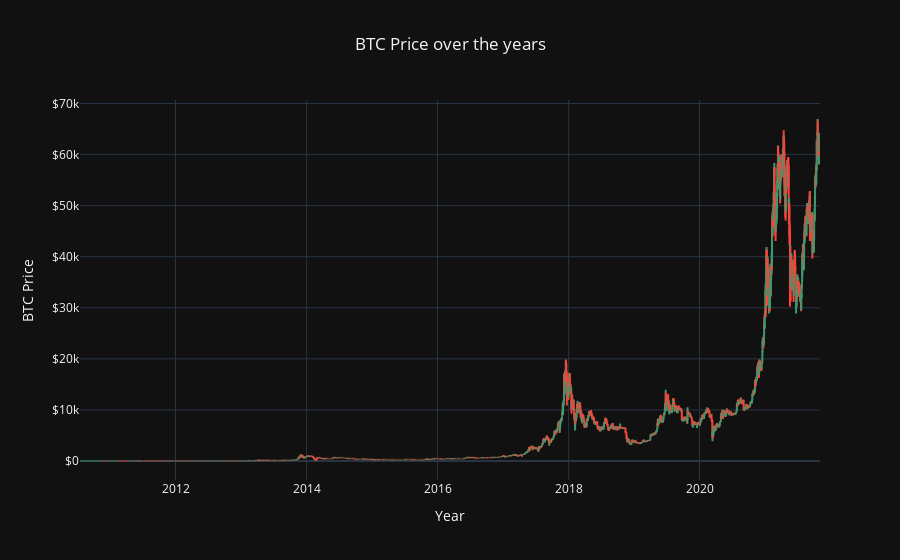

This figure's notebook cell:
### Markdown cell above
<div style="text-align:center"><img src="https://images.adsttc.com/media/images/5c1a/97d7/08a5/e5c8/b900/054e/newsletter/Chicago_S._extra_asset__outreach_-min.jpg?1545246670" wifth="500"></div>

### Code cell
fig = go.Figure(data=go.Ohlc(x=data['Date'],
                open=data['Open'],
                high=data['High'],
                low=data['Low'],
                close=data['Close']))
fig.update(layout_xaxis_rangeslider_visible=False)

fig.update_layout(template='plotly_dark',
    title='BTC Price over the years',
    xaxis_title="Year",
    yaxis_title='BTC Price',title_x=0.5)
fig.update_yaxes( # the y-axis is in dollars
    tickprefix="$", showgrid=True
)

fig.update_xaxes(
     showgrid=True
)
fig.show()

### Figure 1 — Plotly figure (JSON) as saved in the notebook; plotly's stock layout.template omitted (floating-point values rounded to 4 significant figures; data arrays with more than 128 entries replaced by an {"elided": "..."} marker saying what was removed)
{"data": [{"close": {"elided": "4126 float values"}, "high": {"elided": "4126 float values"}, "low": {"elided": "4126 float values"}, "open": {"elided": "4126 float values"}, "type": "ohlc", "x": {"elided": "4126 str values"}}], "layout": {"title": {"text": "BTC Price over the years", "x": 0.5}, "xaxis": {"rangeslider": {"visible": false}, "showgrid": true, "title": {"text": "Year"}}, "yaxis": {"showgrid": true, "tickprefix": "$", "title": {"text": "BTC Price"}}}}
